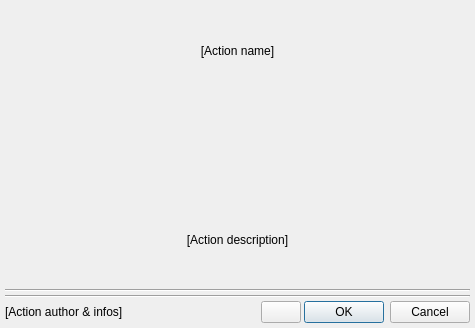
<?xml version="1.0" encoding="UTF-8"?>
<ui version="4.0">
 <class>ActionDialog</class>
 <widget class="QDialog" name="ActionDialog">
  <property name="geometry">
   <rect>
    <x>0</x>
    <y>0</y>
    <width>475</width>
    <height>328</height>
   </rect>
  </property>
  <property name="windowTitle">
   <string>Edit action</string>
  </property>
  <layout class="QVBoxLayout" name="verticalLayout" stretch="0,0,0,0,1,0,0">
   <property name="spacing">
    <number>3</number>
   </property>
   <property name="margin">
    <number>5</number>
   </property>
   <item>
    <widget class="QLabel" name="actionName">
     <property name="text">
      <string notr="true">[Action name]</string>
     </property>
     <property name="alignment">
      <set>Qt::AlignCenter</set>
     </property>
    </widget>
   </item>
   <item>
    <widget class="QLabel" name="actionIcon">
     <property name="text">
      <string notr="true"/>
     </property>
     <property name="pixmap">
      <pixmap resource="gui.qrc">:/icons/warning.png</pixmap>
     </property>
     <property name="alignment">
      <set>Qt::AlignCenter</set>
     </property>
    </widget>
   </item>
   <item>
    <widget class="QLabel" name="actionDescription">
     <property name="text">
      <string notr="true">[Action description]</string>
     </property>
     <property name="alignment">
      <set>Qt::AlignCenter</set>
     </property>
    </widget>
   </item>
   <item>
    <widget class="Line" name="line">
     <property name="orientation">
      <enum>Qt::Horizontal</enum>
     </property>
    </widget>
   </item>
   <item>
    <layout class="QVBoxLayout" name="parametersLayout"/>
   </item>
   <item>
    <widget class="Line" name="line_2">
     <property name="orientation">
      <enum>Qt::Horizontal</enum>
     </property>
    </widget>
   </item>
   <item>
    <layout class="QHBoxLayout" name="horizontalLayout" stretch="1,0,0">
     <item>
      <widget class="QLabel" name="actionInfo">
       <property name="text">
        <string notr="true">[Action author &amp; infos]</string>
       </property>
       <property name="textFormat">
        <enum>Qt::RichText</enum>
       </property>
       <property name="openExternalLinks">
        <bool>true</bool>
       </property>
      </widget>
     </item>
     <item>
      <widget class="ActionTools::HelpButton" name="pushButton">
       <property name="text">
        <string/>
       </property>
      </widget>
     </item>
     <item>
      <widget class="QDialogButtonBox" name="buttonBox">
       <property name="orientation">
        <enum>Qt::Horizontal</enum>
       </property>
       <property name="standardButtons">
        <set>QDialogButtonBox::Cancel|QDialogButtonBox::Ok</set>
       </property>
      </widget>
     </item>
    </layout>
   </item>
  </layout>
 </widget>
 <customwidgets>
  <customwidget>
   <class>ActionTools::HelpButton</class>
   <extends>QPushButton</extends>
   <header>helpbutton.h</header>
  </customwidget>
 </customwidgets>
 <resources>
  <include location="gui.qrc"/>
 </resources>
 <connections>
  <connection>
   <sender>buttonBox</sender>
   <signal>accepted()</signal>
   <receiver>ActionDialog</receiver>
   <slot>accept()</slot>
   <hints>
    <hint type="sourcelabel">
     <x>248</x>
     <y>254</y>
    </hint>
    <hint type="destinationlabel">
     <x>157</x>
     <y>274</y>
    </hint>
   </hints>
  </connection>
  <connection>
   <sender>buttonBox</sender>
   <signal>rejected()</signal>
   <receiver>ActionDialog</receiver>
   <slot>reject()</slot>
   <hints>
    <hint type="sourcelabel">
     <x>316</x>
     <y>260</y>
    </hint>
    <hint type="destinationlabel">
     <x>286</x>
     <y>274</y>
    </hint>
   </hints>
  </connection>
 </connections>
</ui>
